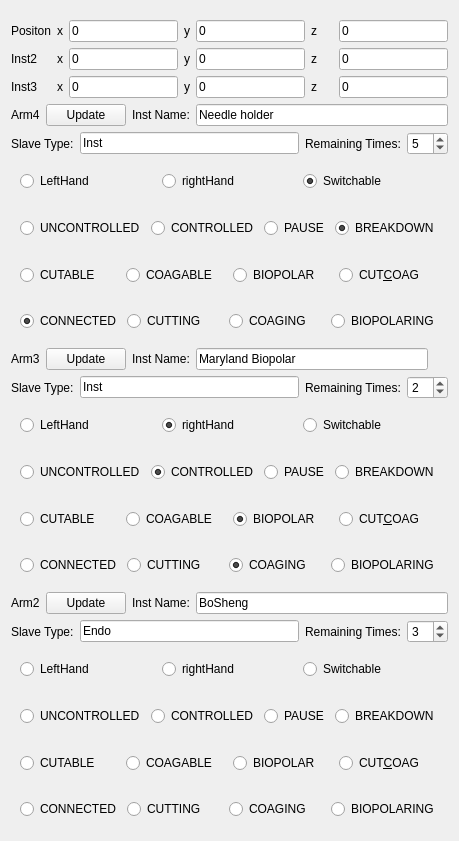
   <widget class="QWidget" name="verticalLayoutWidget">
    <property name="geometry">
     <rect>
      <x>830</x>
      <y>0</y>
      <width>441</width>
      <height>841</height>
     </rect>
    </property>
    <layout class="QVBoxLayout" name="verticalLayout">
     <property name="topMargin">
      <number>20</number>
     </property>
     <item>
      <layout class="QGridLayout" name="gridLayout_8">
       <property name="horizontalSpacing">
        <number>6</number>
       </property>
       <item row="1" column="0">
        <widget class="QLabel" name="label_36">
         <property name="text">
          <string>Inst2</string>
         </property>
        </widget>
       </item>
       <item row="1" column="3">
        <widget class="QLabel" name="label_37">
         <property name="text">
          <string>y</string>
         </property>
        </widget>
       </item>
       <item row="2" column="5">
        <widget class="QLabel" name="label_38">
         <property name="text">
          <string>z</string>
         </property>
        </widget>
       </item>
       <item row="1" column="5">
        <widget class="QLabel" name="label_39">
         <property name="text">
          <string>z</string>
         </property>
        </widget>
       </item>
       <item row="1" column="4">
        <widget class="QLineEdit" name="lndtInst2_Y_2">
         <property name="text">
          <string>0</string>
         </property>
        </widget>
       </item>
       <item row="2" column="4">
        <widget class="QLineEdit" name="lndtInst3_Y_2">
         <property name="text">
          <string>0</string>
         </property>
        </widget>
       </item>
       <item row="2" column="2">
        <widget class="QLineEdit" name="lndtInst3_X_2">
         <property name="text">
          <string>0</string>
         </property>
        </widget>
       </item>
       <item row="0" column="0">
        <widget class="QLabel" name="label_21">
         <property name="text">
          <string>Positon</string>
         </property>
        </widget>
       </item>
       <item row="0" column="4">
        <widget class="QLineEdit" name="lndtInst1_Y_2">
         <property name="text">
          <string>0</string>
         </property>
        </widget>
       </item>
       <item row="0" column="2">
        <widget class="QLineEdit" name="lndtInst1_X_2">
         <property name="text">
          <string>0</string>
         </property>
        </widget>
       </item>
       <item row="0" column="5">
        <widget class="QLabel" name="label_40">
         <property name="text">
          <string>z</string>
         </property>
        </widget>
       </item>
       <item row="0" column="1">
        <widget class="QLabel" name="label_41">
         <property name="text">
          <string>x</string>
         </property>
        </widget>
       </item>
       <item row="2" column="3">
        <widget class="QLabel" name="label_42">
         <property name="text">
          <string>y</string>
         </property>
        </widget>
       </item>
       <item row="0" column="3">
        <widget class="QLabel" name="label_43">
         <property name="text">
          <string>y</string>
         </property>
        </widget>
       </item>
       <item row="1" column="1">
        <widget class="QLabel" name="label_44">
         <property name="text">
          <string>x</string>
         </property>
        </widget>
       </item>
       <item row="1" column="2">
        <widget class="QLineEdit" name="lndtInst2_X_2">
         <property name="text">
          <string>0</string>
         </property>
        </widget>
       </item>
       <item row="2" column="0">
        <widget class="QLabel" name="label_45">
         <property name="text">
          <string>Inst3</string>
         </property>
        </widget>
       </item>
       <item row="2" column="1">
        <widget class="QLabel" name="label_46">
         <property name="text">
          <string>x</string>
         </property>
        </widget>
       </item>
       <item row="1" column="7">
        <widget class="QLineEdit" name="lndtInst3_Z_2">
         <property name="text">
          <string>0</string>
         </property>
        </widget>
       </item>
       <item row="0" column="7">
        <widget class="QLineEdit" name="lndtInst1_Z_2">
         <property name="text">
          <string>0</string>
         </property>
        </widget>
       </item>
       <item row="2" column="7">
        <widget class="QLineEdit" name="lndtInst2_Z_2">
         <property name="text">
          <string>0</string>
         </property>
        </widget>
       </item>
       <item row="0" column="6">
        <widget class="QLabel" name="lblIsInside_4">
         <property name="minimumSize">
          <size>
           <width>10</width>
           <height>10</height>
          </size>
         </property>
         <property name="text">
          <string/>
         </property>
        </widget>
       </item>
       <item row="1" column="6">
        <widget class="QLabel" name="lblIsInside_5">
         <property name="minimumSize">
          <size>
           <width>10</width>
           <height>10</height>
          </size>
         </property>
         <property name="text">
          <string/>
         </property>
        </widget>
       </item>
       <item row="2" column="6">
        <widget class="QLabel" name="lblIsInside_6">
         <property name="minimumSize">
          <size>
           <width>10</width>
           <height>10</height>
          </size>
         </property>
         <property name="text">
          <string/>
         </property>
        </widget>
       </item>
      </layout>
     </item>
     <item>
      <layout class="QVBoxLayout" name="verticalLayout_4">
       <property name="bottomMargin">
        <number>0</number>
       </property>
       <item>
        <layout class="QHBoxLayout" name="horizontalLayout_21">
         <item>
          <widget class="QLabel" name="label_14">
           <property name="text">
            <string>Arm4</string>
           </property>
          </widget>
         </item>
         <item>
          <widget class="QPushButton" name="btnUpdate_Arm4">
           <property name="text">
            <string>Update</string>
           </property>
          </widget>
         </item>
         <item>
          <widget class="QLabel" name="label_15">
           <property name="text">
            <string>Inst Name:</string>
           </property>
          </widget>
         </item>
         <item>
          <widget class="QLineEdit" name="edtArm4Name">
           <property name="text">
            <string>Needle holder</string>
           </property>
          </widget>
         </item>
        </layout>
       </item>
       <item>
        <layout class="QHBoxLayout" name="horizontalLayout_22">
         <item>
          <widget class="QLabel" name="label_24">
           <property name="text">
            <string>Slave Type:</string>
           </property>
          </widget>
         </item>
         <item>
          <widget class="QLineEdit" name="edtArm4SlaveIndex">
           <property name="text">
            <string>Inst</string>
           </property>
          </widget>
         </item>
         <item>
          <widget class="QLabel" name="label_16">
           <property name="text">
            <string>Remaining Times:</string>
           </property>
          </widget>
         </item>
         <item>
          <widget class="QSpinBox" name="spbArm4Times">
           <property name="maximum">
            <number>10</number>
           </property>
           <property name="value">
            <number>5</number>
           </property>
          </widget>
         </item>
        </layout>
       </item>
       <item>
        <widget class="QWidget" name="widget31" native="true">
         <property name="minimumSize">
          <size>
           <width>0</width>
           <height>0</height>
          </size>
         </property>
         <layout class="QHBoxLayout" name="horizontalLayout_23">
          <item>
           <widget class="QRadioButton" name="rdbArm4Left">
            <property name="text">
             <string>LeftHand</string>
            </property>
           </widget>
          </item>
          <item>
           <widget class="QRadioButton" name="rdbArm4Right">
            <property name="text">
             <string>rightHand</string>
            </property>
           </widget>
          </item>
          <item>
           <widget class="QRadioButton" name="rdbArm4Switch">
            <property name="text">
             <string>Switchable</string>
            </property>
            <property name="checked">
             <bool>true</bool>
            </property>
           </widget>
          </item>
         </layout>
        </widget>
       </item>
       <item>
        <widget class="QWidget" name="widget32" native="true">
         <property name="minimumSize">
          <size>
           <width>0</width>
           <height>0</height>
          </size>
         </property>
         <layout class="QHBoxLayout" name="horizontalLayout_24">
          <item>
           <widget class="QRadioButton" name="rdbArm4Uncontrol">
            <property name="text">
             <string>UNCONTROLLED</string>
            </property>
            <property name="checked">
             <bool>false</bool>
            </property>
           </widget>
          </item>
          <item>
           <widget class="QRadioButton" name="rdbArm4Control">
            <property name="text">
             <string>CONTROLLED</string>
            </property>
           </widget>
          </item>
          <item>
           <widget class="QRadioButton" name="rdbArm4Pause">
            <property name="text">
             <string>PAUSE</string>
            </property>
           </widget>
          </item>
          <item>
           <widget class="QRadioButton" name="rdbArm4Break">
            <property name="text">
             <string>BREAKDOWN</string>
            </property>
            <property name="checked">
             <bool>true</bool>
            </property>
           </widget>
          </item>
         </layout>
        </widget>
       </item>
       <item>
        <widget class="QWidget" name="widget33" native="true">
         <property name="minimumSize">
          <size>
           <width>0</width>
           <height>0</height>
          </size>
         </property>
         <layout class="QHBoxLayout" name="horizontalLayout_25">
          <item>
           <widget class="QRadioButton" name="rdbArm4Cutable">
            <property name="text">
             <string>CUTABLE</string>
            </property>
           </widget>
          </item>
          <item>
           <widget class="QRadioButton" name="rdbArm4Coagable">
            <property name="text">
             <string>COAGABLE</string>
            </property>
           </widget>
          </item>
          <item>
           <widget class="QRadioButton" name="rdbArm4Biop">
            <property name="text">
             <string>BIOPOLAR</string>
            </property>
            <property name="checkable">
             <bool>true</bool>
            </property>
            <property name="checked">
             <bool>false</bool>
            </property>
           </widget>
          </item>
          <item>
           <widget class="QRadioButton" name="rdbArm4CCable">
            <property name="text">
             <string>CUT&amp;COAG</string>
            </property>
           </widget>
          </item>
         </layout>
        </widget>
       </item>
       <item>
        <widget class="QWidget" name="widget34" native="true">
         <property name="minimumSize">
          <size>
           <width>0</width>
           <height>0</height>
          </size>
         </property>
         <layout class="QHBoxLayout" name="horizontalLayout_26">
          <item>
           <widget class="QRadioButton" name="rdbArm4Conn">
            <property name="text">
             <string>CONNECTED</string>
            </property>
            <property name="checked">
             <bool>true</bool>
            </property>
           </widget>
          </item>
          <item>
           <widget class="QRadioButton" name="rdbArm4Cutting">
            <property name="text">
             <string>CUTTING</string>
            </property>
           </widget>
          </item>
          <item>
           <widget class="QRadioButton" name="rdbArm4Coaging">
            <property name="text">
             <string>COAGING</string>
            </property>
           </widget>
          </item>
          <item>
           <widget class="QRadioButton" name="rdbArm4Bioping">
            <property name="text">
             <string>BIOPOLARING</string>
            </property>
           </widget>
          </item>
         </layout>
        </widget>
       </item>
      </layout>
     </item>
     <item>
      <layout class="QVBoxLayout" name="verticalLayout_3">
       <property name="bottomMargin">
        <number>0</number>
       </property>
       <item>
        <layout class="QHBoxLayout" name="horizontalLayout_15">
         <property name="rightMargin">
          <number>20</number>
         </property>
         <item>
          <widget class="QLabel" name="label_9">
           <property name="text">
            <string>Arm3</string>
           </property>
          </widget>
         </item>
         <item>
          <widget class="QPushButton" name="btnUpdate_Arm3">
           <property name="text">
            <string>Update</string>
           </property>
          </widget>
         </item>
         <item>
          <widget class="QLabel" name="label_17">
           <property name="text">
            <string>Inst Name:</string>
           </property>
          </widget>
         </item>
         <item>
          <widget class="QLineEdit" name="edtArm3Name">
           <property name="text">
            <string>Maryland Biopolar </string>
           </property>
          </widget>
         </item>
        </layout>
       </item>
       <item>
        <layout class="QHBoxLayout" name="horizontalLayout_16">
         <item>
          <widget class="QLabel" name="label_23">
           <property name="text">
            <string>Slave Type:</string>
           </property>
          </widget>
         </item>
         <item>
          <widget class="QLineEdit" name="edtArm3SlaveIndex">
           <property name="text">
            <string>Inst</string>
           </property>
          </widget>
         </item>
         <item>
          <widget class="QLabel" name="label_18">
           <property name="text">
            <string>Remaining Times:</string>
           </property>
          </widget>
         </item>
         <item>
          <widget class="QSpinBox" name="spbArm3Times">
           <property name="maximum">
            <number>10</number>
           </property>
           <property name="value">
            <number>2</number>
           </property>
          </widget>
         </item>
        </layout>
       </item>
       <item>
        <widget class="QWidget" name="widget24" native="true">
         <property name="minimumSize">
          <size>
           <width>0</width>
           <height>0</height>
          </size>
         </property>
         <layout class="QHBoxLayout" name="horizontalLayout_17">
          <item>
           <widget class="QRadioButton" name="rdbArm3Left">
            <property name="text">
             <string>LeftHand</string>
            </property>
           </widget>
          </item>
          <item>
           <widget class="QRadioButton" name="rdbArm3Right">
            <property name="text">
             <string>rightHand</string>
            </property>
            <property name="checked">
             <bool>true</bool>
            </property>
           </widget>
          </item>
          <item>
           <widget class="QRadioButton" name="rdbArm3Switch">
            <property name="text">
             <string>Switchable</string>
            </property>
           </widget>
          </item>
         </layout>
        </widget>
       </item>
       <item>
        <widget class="QWidget" name="widget21" native="true">
         <property name="minimumSize">
          <size>
           <width>0</width>
           <height>0</height>
          </size>
         </property>
         <layout class="QHBoxLayout" name="horizontalLayout_18">
          <item>
           <widget class="QRadioButton" name="rdbArm3Uncontrol">
            <property name="text">
             <string>UNCONTROLLED</string>
            </property>
            <property name="checked">
             <bool>false</bool>
            </property>
           </widget>
          </item>
          <item>
           <widget class="QRadioButton" name="rdbArm3Control">
            <property name="text">
             <string>CONTROLLED</string>
            </property>
            <property name="checked">
             <bool>true</bool>
            </property>
           </widget>
          </item>
          <item>
           <widget class="QRadioButton" name="rdbArm3Pause">
            <property name="text">
             <string>PAUSE</string>
            </property>
           </widget>
          </item>
          <item>
           <widget class="QRadioButton" name="rdbArm3Break">
            <property name="text">
             <string>BREAKDOWN</string>
            </property>
           </widget>
          </item>
         </layout>
        </widget>
       </item>
       <item>
        <widget class="QWidget" name="widget22" native="true">
         <property name="minimumSize">
          <size>
           <width>0</width>
           <height>0</height>
          </size>
         </property>
         <layout class="QHBoxLayout" name="horizontalLayout_19">
          <item>
           <widget class="QRadioButton" name="rdbArm3Cutable">
            <property name="text">
             <string>CUTABLE</string>
            </property>
           </widget>
          </item>
          <item>
           <widget class="QRadioButton" name="rdbArm3Coagable">
            <property name="text">
             <string>COAGABLE</string>
            </property>
            <property name="checked">
             <bool>false</bool>
            </property>
           </widget>
          </item>
          <item>
           <widget class="QRadioButton" name="rdbArm3Biop">
            <property name="text">
             <string>BIOPOLAR</string>
            </property>
            <property name="checked">
             <bool>true</bool>
            </property>
           </widget>
          </item>
          <item>
           <widget class="QRadioButton" name="rdbArm3CCable">
            <property name="text">
             <string>CUT&amp;COAG</string>
            </property>
           </widget>
          </item>
         </layout>
        </widget>
       </item>
       <item>
        <widget class="QWidget" name="widget23" native="true">
         <property name="minimumSize">
          <size>
           <width>0</width>
           <height>0</height>
          </size>
         </property>
         <layout class="QHBoxLayout" name="horizontalLayout_20">
          <item>
           <widget class="QRadioButton" name="rdbArm3Conn">
            <property name="text">
             <string>CONNECTED</string>
            </property>
            <property name="checked">
             <bool>false</bool>
            </property>
           </widget>
          </item>
          <item>
           <widget class="QRadioButton" name="rdbArm3Cutting">
            <property name="text">
             <string>CUTTING</string>
            </property>
           </widget>
          </item>
          <item>
           <widget class="QRadioButton" name="rdbArm3Coaging">
            <property name="text">
             <string>COAGING</string>
            </property>
            <property name="checked">
             <bool>true</bool>
            </property>
           </widget>
          </item>
          <item>
           <widget class="QRadioButton" name="rdbArm3Bioping">
            <property name="text">
             <string>BIOPOLARING</string>
            </property>
           </widget>
          </item>
         </layout>
        </widget>
       </item>
      </layout>
     </item>
     <item>
      <layout class="QVBoxLayout" name="verticalLayout_2">
       <property name="bottomMargin">
        <number>0</number>
       </property>
       <item>
        <layout class="QHBoxLayout" name="horizontalLayout_27">
         <item>
          <widget class="QLabel" name="label_10">
           <property name="text">
            <string>Arm2</string>
           </property>
          </widget>
         </item>
         <item>
          <widget class="QPushButton" name="btnUpdate_Arm2">
           <property name="text">
            <string>Update</string>
           </property>
          </widget>
         </item>
         <item>
          <widget class="QLabel" name="label_19">
           <property name="text">
            <string>Inst Name:</string>
           </property>
          </widget>
         </item>
         <item>
          <widget class="QLineEdit" name="edtArm2Name">
           <property name="text">
            <string>BoSheng </string>
           </property>
          </widget>
         </item>
        </layout>
       </item>
       <item>
        <layout class="QHBoxLayout" name="horizontalLayout_28">
         <item>
          <widget class="QLabel" name="label_22">
           <property name="text">
            <string>Slave Type:</string>
           </property>
          </widget>
         </item>
         <item>
          <widget class="QLineEdit" name="edtArm2SlaveIndex">
           <property name="text">
            <string>Endo</string>
           </property>
          </widget>
         </item>
         <item>
          <widget class="QLabel" name="label_20">
           <property name="text">
            <string>Remaining Times:</string>
           </property>
          </widget>
         </item>
         <item>
          <widget class="QSpinBox" name="spbArm2Times">
           <property name="maximum">
            <number>10</number>
           </property>
           <property name="value">
            <number>3</number>
           </property>
          </widget>
         </item>
        </layout>
       </item>
       <item>
        <widget class="QWidget" name="widget41" native="true">
         <property name="minimumSize">
          <size>
           <width>0</width>
           <height>0</height>
          </size>
         </property>
         <layout class="QHBoxLayout" name="horizontalLayout_29">
          <item>
           <widget class="QRadioButton" name="rdbArm2Left">
            <property name="text">
             <string>LeftHand</string>
            </property>
           </widget>
          </item>
          <item>
           <widget class="QRadioButton" name="rdbArm2Right">
            <property name="text">
             <string>rightHand</string>
            </property>
           </widget>
          </item>
          <item>
           <widget class="QRadioButton" name="rdbArm2Switch">
            <property name="text">
             <string>Switchable</string>
            </property>
           </widget>
          </item>
         </layout>
        </widget>
       </item>
       <item>
        <widget class="QWidget" name="widget42" native="true">
         <property name="minimumSize">
          <size>
           <width>0</width>
           <height>0</height>
          </size>
         </property>
         <layout class="QHBoxLayout" name="horizontalLayout_30">
          <item>
           <widget class="QRadioButton" name="rdbArm2Uncontrol">
            <property name="text">
             <string>UNCONTROLLED</string>
            </property>
           </widget>
          </item>
          <item>
           <widget class="QRadioButton" name="rdbArm2Control">
            <property name="text">
             <string>CONTROLLED</string>
            </property>
            <property name="checkable">
             <bool>true</bool>
            </property>
            <property name="checked">
             <bool>false</bool>
            </property>
           </widget>
          </item>
          <item>
           <widget class="QRadioButton" name="rdbArm2Pause">
            <property name="text">
             <string>PAUSE</string>
            </property>
           </widget>
          </item>
          <item>
           <widget class="QRadioButton" name="rdbArm2Break">
            <property name="text">
             <string>BREAKDOWN</string>
            </property>
           </widget>
          </item>
         </layout>
        </widget>
       </item>
       <item>
        <widget class="QWidget" name="widget43" native="true">
         <property name="minimumSize">
          <size>
           <width>0</width>
           <height>0</height>
          </size>
         </property>
         <layout class="QHBoxLayout" name="horizontalLayout_31">
          <item>
           <widget class="QRadioButton" name="rdbArm2Cutable">
            <property name="text">
             <string>CUTABLE</string>
            </property>
           </widget>
          </item>
          <item>
           <widget class="QRadioButton" name="rdbArm2Coagable">
            <property name="text">
             <string>COAGABLE</string>
            </property>
           </widget>
          </item>
          <item>
           <widget class="QRadioButton" name="rdbArm2Biop">
            <property name="text">
             <string>BIOPOLAR</string>
            </property>
           </widget>
          </item>
          <item>
           <widget class="QRadioButton" name="rdbArm1CCable_2">
            <property name="text">
             <string>CUT&amp;COAG</string>
            </property>
           </widget>
          </item>
         </layout>
        </widget>
       </item>
       <item>
        <widget class="QWidget" name="widget44" native="true">
         <property name="minimumSize">
          <size>
           <width>0</width>
           <height>0</height>
          </size>
         </property>
         <layout class="QHBoxLayout" name="horizontalLayout_32">
          <item>
           <widget class="QRadioButton" name="rdbArm2Conn">
            <property name="text">
             <string>CONNECTED</string>
            </property>
           </widget>
          </item>
          <item>
           <widget class="QRadioButton" name="rdbArm2Cutting">
            <property name="text">
             <string>CUTTING</string>
            </property>
           </widget>
          </item>
          <item>
           <widget class="QRadioButton" name="rdbArm2Coaging">
            <property name="text">
             <string>COAGING</string>
            </property>
           </widget>
          </item>
          <item>
           <widget class="QRadioButton" name="rdbArm2Bioping">
            <property name="text">
             <string>BIOPOLARING</string>
            </property>
           </widget>
          </item>
         </layout>
        </widget>
       </item>
      </layout>
     </item>
    </layout>
   </widget>
